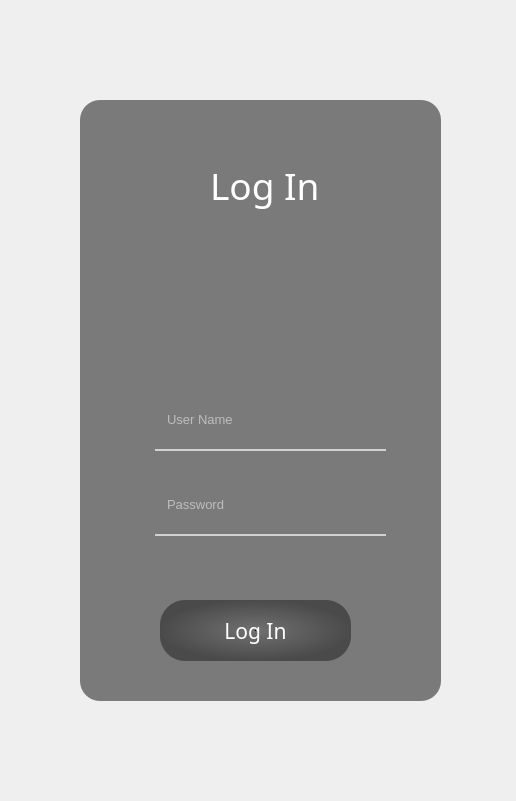
<?xml version="1.0" encoding="UTF-8"?>
<ui version="4.0">
 <class>Form</class>
 <widget class="QWidget" name="Form">
  <property name="geometry">
   <rect>
    <x>0</x>
    <y>0</y>
    <width>516</width>
    <height>801</height>
   </rect>
  </property>
  <property name="windowTitle">
   <string>Form</string>
  </property>
  <widget class="QLabel" name="label">
   <property name="geometry">
    <rect>
     <x>60</x>
     <y>60</y>
     <width>401</width>
     <height>671</height>
    </rect>
   </property>
   <property name="styleSheet">
    <string notr="true">border-image: url(:/images/background.jpg);
border-radius: 25px</string>
   </property>
   <property name="text">
    <string/>
   </property>
  </widget>
  <widget class="QLabel" name="label_2">
   <property name="geometry">
    <rect>
     <x>80</x>
     <y>100</y>
     <width>361</width>
     <height>601</height>
    </rect>
   </property>
   <property name="font">
    <font>
     <family>Gabriola</family>
     <pointsize>16</pointsize>
    </font>
   </property>
   <property name="styleSheet">
    <string notr="true">background-color: rgba(0, 0, 0,125);
border-radius: 20px</string>
   </property>
   <property name="text">
    <string/>
   </property>
  </widget>
  <widget class="QLabel" name="label_3">
   <property name="geometry">
    <rect>
     <x>210</x>
     <y>160</y>
     <width>131</width>
     <height>51</height>
    </rect>
   </property>
   <property name="font">
    <font>
     <family>Gabriola</family>
     <pointsize>28</pointsize>
    </font>
   </property>
   <property name="styleSheet">
    <string notr="true">color: rgb(255, 255, 255);</string>
   </property>
   <property name="text">
    <string>Log In</string>
   </property>
  </widget>
  <widget class="QLineEdit" name="lineEdit">
   <property name="geometry">
    <rect>
     <x>155</x>
     <y>390</y>
     <width>231</width>
     <height>61</height>
    </rect>
   </property>
   <property name="font">
    <font>
     <pointsize>10</pointsize>
    </font>
   </property>
   <property name="styleSheet">
    <string notr="true">QLineEdit {
	background-color:rgba(0,0,0,0);
	border:none;
	border-bottom: 2px solid rgba(240, 240, 240,190);
	padding-left: 10px;
	color:rgb(255, 255, 255)
}

QLineEdit:hover {
	border-bottom: 4px solid rgb(255, 255, 255);
}</string>
   </property>
   <property name="placeholderText">
    <string>User Name</string>
   </property>
  </widget>
  <widget class="QLineEdit" name="lineEdit_2">
   <property name="geometry">
    <rect>
     <x>155</x>
     <y>475</y>
     <width>231</width>
     <height>61</height>
    </rect>
   </property>
   <property name="font">
    <font>
     <pointsize>10</pointsize>
    </font>
   </property>
   <property name="styleSheet">
    <string notr="true">QLineEdit {
	background-color:rgba(0,0,0,0);
	border:none;
	border-bottom: 2px solid rgba(240, 240, 240,190);
	padding-left: 10px;
	color:rgb(255, 255, 255)
}

QLineEdit:hover {
	border-bottom: 4px solid rgb(255, 255, 255);
}</string>
   </property>
   <property name="echoMode">
    <enum>QLineEdit::Password</enum>
   </property>
   <property name="placeholderText">
    <string>Password</string>
   </property>
  </widget>
  <widget class="QLabel" name="label_4">
   <property name="geometry">
    <rect>
     <x>110</x>
     <y>410</y>
     <width>35</width>
     <height>35</height>
    </rect>
   </property>
   <property name="styleSheet">
    <string notr="true">border-image: url(:/images/login.png);</string>
   </property>
   <property name="text">
    <string/>
   </property>
  </widget>
  <widget class="QLabel" name="label_5">
   <property name="geometry">
    <rect>
     <x>110</x>
     <y>495</y>
     <width>35</width>
     <height>35</height>
    </rect>
   </property>
   <property name="styleSheet">
    <string notr="true">border-image: url(:/images/redefinir-senha.png);</string>
   </property>
   <property name="text">
    <string/>
   </property>
  </widget>
  <widget class="QPushButton" name="pushButton">
   <property name="geometry">
    <rect>
     <x>160</x>
     <y>600</y>
     <width>191</width>
     <height>61</height>
    </rect>
   </property>
   <property name="font">
    <font>
     <family>Gabriola</family>
     <pointsize>16</pointsize>
    </font>
   </property>
   <property name="styleSheet">
    <string notr="true">QPushButton{
	color:rgb(255, 255, 255);
	background-color: qradialgradient(spread:pad, cx:0.5, cy:0.5, radius:0.5, fx:0.5, fy:0.5, stop:0 rgba(0, 0, 0, 255), stop:0.00995025 rgba(0, 0, 0, 20), stop:1 rgba(0, 0, 0, 100));
	border:none;
	border-radius:25px
}

QPushButton:hover{
	border:1px solid rgba(255, 255, 255,180);
	background-color: qradialgradient(spread:pad, cx:0.5, cy:0.5, radius:0.5, fx:0.5, fy:0.5, stop:0 rgba(0, 0, 0, 255), stop:0.00995025 rgba(0, 0, 0, 30), stop:1 rgba(0, 0, 0, 140));
}

QPushButton:pressed{
	border:1px solid rgb(255, 255, 255);
	background-color: qradialgradient(spread:pad, cx:0.5, cy:0.5, radius:0.5, fx:0.5, fy:0.5, stop:0 rgba(0, 0, 0, 255), stop:0.00995025 rgba(0, 0, 0, 40), stop:1 rgba(0, 0, 0, 180));
	font:30px
}</string>
   </property>
   <property name="text">
    <string>Log In</string>
   </property>
  </widget>
 </widget>
 <resources>
  <include location="images.qrc"/>
 </resources>
 <connections/>
</ui>
